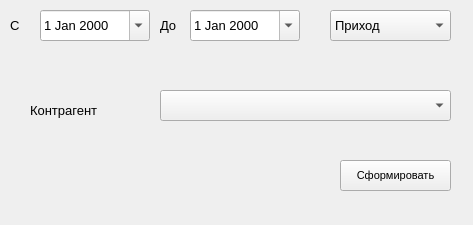
<?xml version="1.0" encoding="UTF-8"?>
<ui version="4.0">
 <class>Form</class>
 <widget class="QWidget" name="Form">
  <property name="geometry">
   <rect>
    <x>0</x>
    <y>0</y>
    <width>473</width>
    <height>225</height>
   </rect>
  </property>
  <property name="windowTitle">
   <string>Form</string>
  </property>
  <widget class="QComboBox" name="cmbox_action">
   <property name="geometry">
    <rect>
     <x>330</x>
     <y>10</y>
     <width>121</width>
     <height>31</height>
    </rect>
   </property>
   <property name="font">
    <font>
     <pointsize>10</pointsize>
    </font>
   </property>
   <item>
    <property name="text">
     <string>Приход</string>
    </property>
   </item>
   <item>
    <property name="text">
     <string>Расход</string>
    </property>
   </item>
  </widget>
  <widget class="QDateEdit" name="date_start">
   <property name="geometry">
    <rect>
     <x>40</x>
     <y>10</y>
     <width>110</width>
     <height>31</height>
    </rect>
   </property>
   <property name="font">
    <font>
     <pointsize>10</pointsize>
    </font>
   </property>
   <property name="calendarPopup">
    <bool>true</bool>
   </property>
  </widget>
  <widget class="QDateEdit" name="date_end">
   <property name="geometry">
    <rect>
     <x>190</x>
     <y>10</y>
     <width>110</width>
     <height>31</height>
    </rect>
   </property>
   <property name="font">
    <font>
     <pointsize>10</pointsize>
    </font>
   </property>
   <property name="calendarPopup">
    <bool>true</bool>
   </property>
  </widget>
  <widget class="QLabel" name="label">
   <property name="geometry">
    <rect>
     <x>10</x>
     <y>10</y>
     <width>21</width>
     <height>31</height>
    </rect>
   </property>
   <property name="font">
    <font>
     <pointsize>10</pointsize>
    </font>
   </property>
   <property name="text">
    <string>С</string>
   </property>
  </widget>
  <widget class="QLabel" name="label_2">
   <property name="geometry">
    <rect>
     <x>160</x>
     <y>10</y>
     <width>21</width>
     <height>31</height>
    </rect>
   </property>
   <property name="font">
    <font>
     <pointsize>10</pointsize>
    </font>
   </property>
   <property name="text">
    <string>До</string>
   </property>
  </widget>
  <widget class="QLabel" name="label_3">
   <property name="geometry">
    <rect>
     <x>30</x>
     <y>100</y>
     <width>111</width>
     <height>21</height>
    </rect>
   </property>
   <property name="font">
    <font>
     <pointsize>10</pointsize>
    </font>
   </property>
   <property name="text">
    <string>Контрагент</string>
   </property>
  </widget>
  <widget class="QPushButton" name="btn_create">
   <property name="geometry">
    <rect>
     <x>340</x>
     <y>160</y>
     <width>111</width>
     <height>31</height>
    </rect>
   </property>
   <property name="font">
    <font>
     <pointsize>8</pointsize>
    </font>
   </property>
   <property name="text">
    <string>Сформировать</string>
   </property>
  </widget>
  <widget class="QComboBox" name="cmbox_company">
   <property name="geometry">
    <rect>
     <x>160</x>
     <y>90</y>
     <width>291</width>
     <height>31</height>
    </rect>
   </property>
   <property name="font">
    <font>
     <pointsize>10</pointsize>
    </font>
   </property>
  </widget>
 </widget>
 <resources/>
 <connections/>
</ui>
